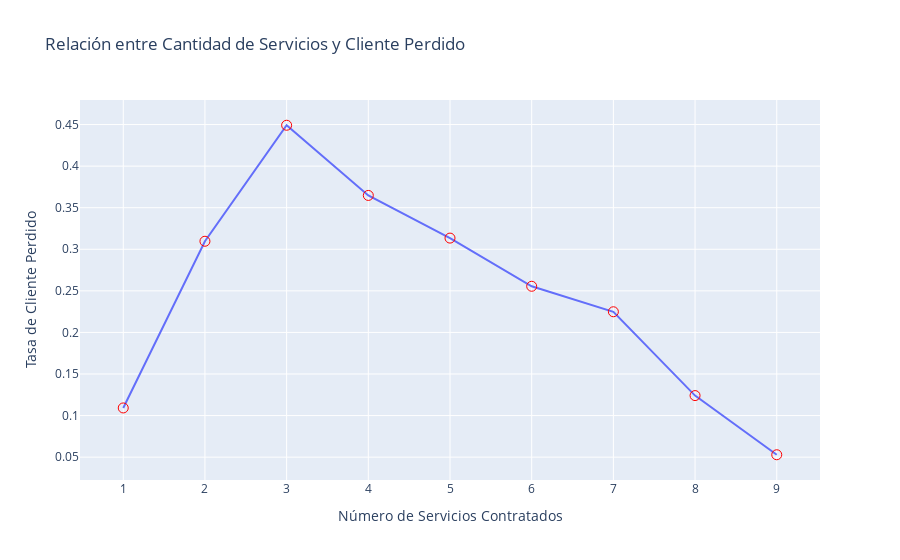

Here is the notebook cell this chart was saved with:
### Markdown cell above
- Se suman los servicios contratados por cada cliente.
- Convertimos "Yes" en 1 y "No" en 0 para obtener un número total de servicios por cliente.
- Verificamos si la cantidad de servicios contratados influye en la cancelacion de clientes

### Code cell
# Visualizamos los datos
import plotly.express as px

# Calculamos la tasa de churn para cada cantidad de servicios
df_grouped = df.groupby("CantidadServicios")["Churn"].mean().reset_index()

# Crear gráfico de líneas
fig = px.line(df_grouped, x="CantidadServicios", y="Churn",
              title="Relación entre Cantidad de Servicios y Cliente Perdido",
              labels={"CantidadServicios": "Número de Servicios Contratados", "Churn": "Tasa de Cliente Perdido"},
              line_shape="linear", markers=True)
fig.update_traces(marker=dict(size=10, symbol="circle-open", color="red"))

# Mostramos el gráfico
fig.show()

### Figure 1 — Plotly figure (JSON) as saved in the notebook; plotly's stock layout.template omitted (floating-point values rounded to 4 significant figures)
{"data": [{"hovertemplate": "Número de Servicios Contratados=%{x}<br>Tasa de Cliente Perdido=%{y}<extra></extra>", "legendgroup": "", "line": {"color": "#636efa", "dash": "solid", "shape": "linear"}, "marker": {"color": "red", "size": 10, "symbol": "circle-open"}, "mode": "lines+markers", "name": "", "orientation": "v", "showlegend": false, "type": "scatter", "x": [1, 2, 3, 4, 5, 6, 7, 8, 9], "xaxis": "x", "y": [0.1092, 0.3097, 0.4492, 0.3648, 0.3134, 0.2555, 0.2249, 0.1241, 0.05288], "yaxis": "y"}], "layout": {"legend": {"tracegroupgap": 0}, "title": {"text": "Relación entre Cantidad de Servicios y Cliente Perdido"}, "xaxis": {"anchor": "y", "domain": [0, 1], "title": {"text": "Número de Servicios Contratados"}}, "yaxis": {"anchor": "x", "domain": [0, 1], "title": {"text": "Tasa de Cliente Perdido"}}}}
